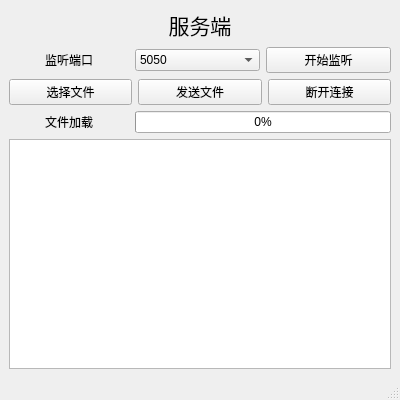
<?xml version="1.0" encoding="UTF-8"?>
<ui version="4.0">
 <class>FileServer</class>
 <widget class="QMainWindow" name="FileServer">
  <property name="geometry">
   <rect>
    <x>0</x>
    <y>0</y>
    <width>400</width>
    <height>400</height>
   </rect>
  </property>
  <property name="minimumSize">
   <size>
    <width>400</width>
    <height>400</height>
   </size>
  </property>
  <property name="maximumSize">
   <size>
    <width>400</width>
    <height>400</height>
   </size>
  </property>
  <property name="windowTitle">
   <string>FileServer</string>
  </property>
  <widget class="QWidget" name="centralwidget">
   <layout class="QVBoxLayout" name="verticalLayout">
    <item>
     <widget class="QLabel" name="label">
      <property name="font">
       <font>
        <family>微软雅黑</family>
        <pointsize>16</pointsize>
       </font>
      </property>
      <property name="text">
       <string>服务端</string>
      </property>
      <property name="alignment">
       <set>Qt::AlignCenter</set>
      </property>
     </widget>
    </item>
    <item>
     <layout class="QHBoxLayout" name="horizontalLayout">
      <item>
       <widget class="QLabel" name="label_2">
        <property name="maximumSize">
         <size>
          <width>120</width>
          <height>16777215</height>
         </size>
        </property>
        <property name="text">
         <string>监听端口</string>
        </property>
        <property name="alignment">
         <set>Qt::AlignCenter</set>
        </property>
       </widget>
      </item>
      <item>
       <widget class="QComboBox" name="comboBox">
        <item>
         <property name="text">
          <string>5050</string>
         </property>
        </item>
        <item>
         <property name="text">
          <string>6060</string>
         </property>
        </item>
       </widget>
      </item>
      <item>
       <widget class="QPushButton" name="buttonListen">
        <property name="text">
         <string>开始监听</string>
        </property>
       </widget>
      </item>
     </layout>
    </item>
    <item>
     <layout class="QHBoxLayout" name="horizontalLayout_2">
      <item>
       <widget class="QPushButton" name="buttonOpen">
        <property name="text">
         <string>选择文件</string>
        </property>
       </widget>
      </item>
      <item>
       <widget class="QPushButton" name="buttonSend">
        <property name="text">
         <string>发送文件</string>
        </property>
       </widget>
      </item>
      <item>
       <widget class="QPushButton" name="buttonDisconnect">
        <property name="text">
         <string>断开连接</string>
        </property>
       </widget>
      </item>
     </layout>
    </item>
    <item>
     <layout class="QHBoxLayout" name="horizontalLayout_3">
      <item>
       <widget class="QLabel" name="label_3">
        <property name="minimumSize">
         <size>
          <width>120</width>
          <height>0</height>
         </size>
        </property>
        <property name="text">
         <string>文件加载</string>
        </property>
        <property name="alignment">
         <set>Qt::AlignCenter</set>
        </property>
       </widget>
      </item>
      <item>
       <widget class="QProgressBar" name="progressBar">
        <property name="value">
         <number>0</number>
        </property>
       </widget>
      </item>
     </layout>
    </item>
    <item>
     <widget class="QTextEdit" name="textEdit">
      <property name="focusPolicy">
       <enum>Qt::NoFocus</enum>
      </property>
     </widget>
    </item>
   </layout>
  </widget>
  <widget class="QStatusBar" name="statusbar"/>
 </widget>
 <resources/>
 <connections/>
</ui>
